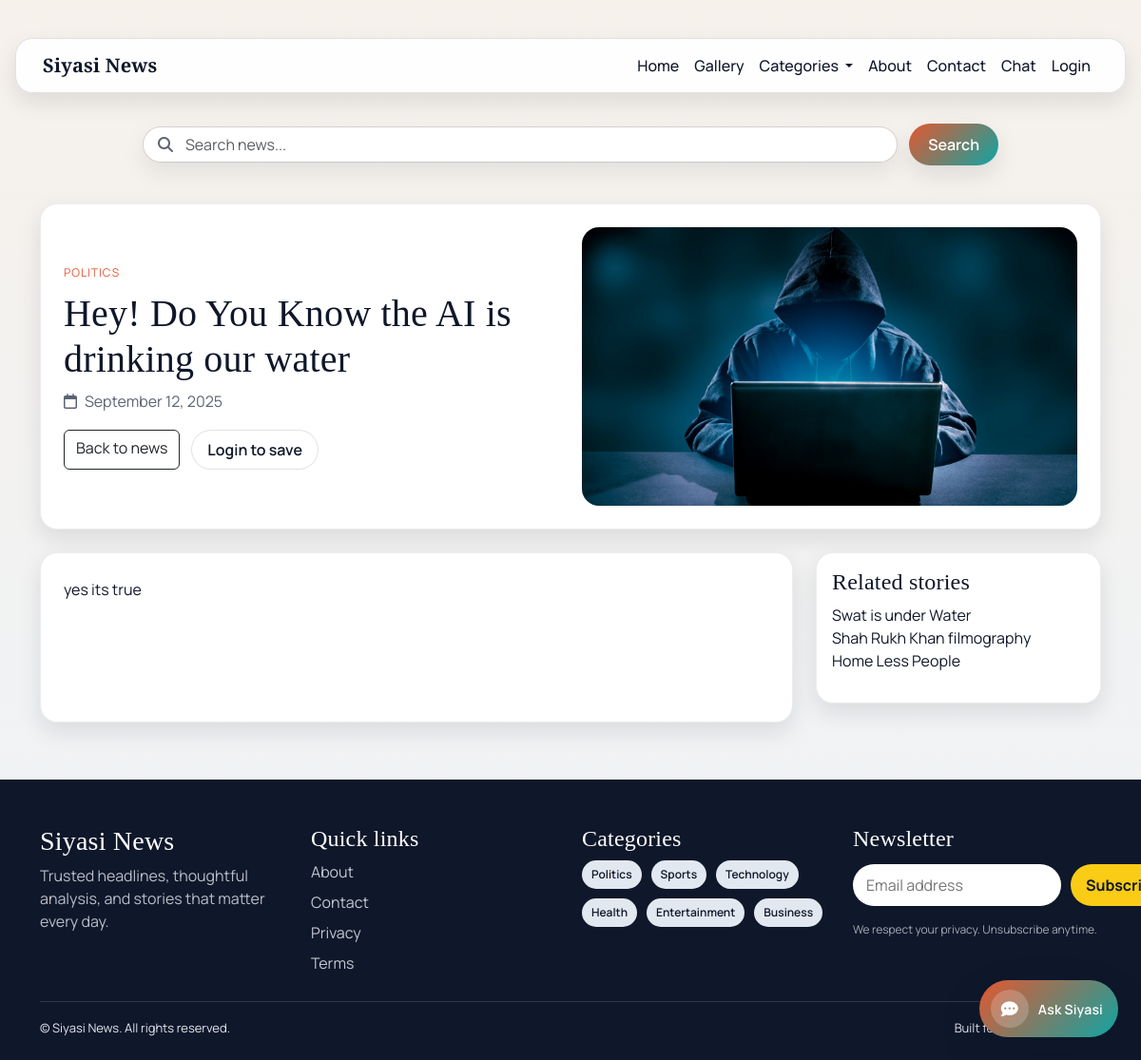
The app's page /article/4/ with its own data.
### News/models.py (models this page shows, shortened)
class NewsArticle(models.Model):
    categories = [
        ("Politics", "Politics"),
        ("Sports", "Sports"),
        ("Technology", "Technology"),
        ("Health", "Health"),
        ("Entertainment", "Entertainment"),
        ("Business", "Business"),
        ("World", "World"),
        ("Science", "Science"),
        ("Travel", "Travel"),
        ("Lifestyle", "Lifestyle"),
        ("Education", "Education"),
        ("Environment", "Environment"),
        ("Opinion", "Opinion"),
        ("Culture", "Culture"),
        ("Food", "Food"),
        ("Fashion", "Fashion"),
        ("History", "History"),
        ("Music", "Music"),
        ("Art", "Art"),
        ("Religion", "Religion"),
        ("Other", "Other"),
    ]
    title = models.CharField(max_length=200)
    content = HTMLField()
    images = models.ImageField(upload_to="news_images/", blank=True, null=True)
    published_at = models.DateTimeField(auto_now_add=True)
    category = models.CharField(max_length=50, choices=categories, default="Other")

### News/views.py (the view)
# urls.py: path('article/<int:pk>/', views.article_detail, name='article_detail'),
def article_detail(request, pk):
    article = get_object_or_404(NewsArticle, pk=pk)
    related_articles = NewsArticle.objects.filter(category__iexact=article.category).exclude(pk=pk).order_by("-published_at")[:6]
    is_saved = False
    if request.user.is_authenticated:
        is_saved = SavedArticle.objects.filter(user=request.user, article=article).exists()
    return render(request, "news/article_detail.html", {
        "article": article,
        "related_articles": related_articles,
        "is_saved": is_saved,
    })

### News/context_processors.py (called while the page is built)
def categories_processor(request):
    categories = [cat[0] for cat in NewsArticle.categories]
    return {'categories':categories}

### News/templates/news/article_detail.html
﻿{% extends 'news/base.html' %}
{% block content %}
<section class="article-hero">
  <div class="article-hero-grid">
    <div class="article-hero-text">
      <span class="article-category">{{ article.category }}</span>
      <h1>{{ article.title }}</h1>
      <p class="article-meta">
        <i class="fa-regular fa-calendar"></i>
        {{ article.published_at|date:"F d, Y" }}
      </p>
      <div class="article-actions">
        <a href="{% url 'home' %}" class="btn btn-outline-dark">Back to news</a>
        {% if user.is_authenticated %}
          <form method="post" action="{% url 'toggle_save_article' article.pk %}">
            {% csrf_token %}
            <input type="hidden" name="next" value="{{ request.path }}">
            <button type="submit" class="btn save-btn">
              {% if is_saved %}Saved{% else %}Save for later{% endif %}
            </button>
          </form>
        {% else %}
          <a href="{% url 'login' %}" class="btn save-btn">Login to save</a>
        {% endif %}
      </div>
    </div>
    <div class="article-hero-media">
      {% if article.images %}
        <img src="{{ article.images.url }}" alt="{{ article.title }}">
      {% else %}
        <div class="hero-placeholder">
          <i class="fa-regular fa-newspaper"></i>
          <span>No image available</span>
        </div>
      {% endif %}
    </div>
  </div>
</section>
<section class="article-body">
  <div class="article-content">
    {{ article.content|safe }}
  </div>
  <aside class="article-aside">
    <div class="sidebar-box">
      <h4>Related stories</h4>
      <ul class="list-unstyled">
        {% for item in related_articles %}
          <li><a href="{% url 'article_detail' item.pk %}">{{ item.title|truncatechars:60 }}</a></li>
        {% empty %}
          <li>No related stories yet.</li>
        {% endfor %}
      </ul>
    </div>
  </aside>
</section>
{% endblock %}

### News/static/News/css/style.css (style rules this page uses)
:root { --bg: #f6f1eb; --bg-2: #eef3f8; --ink: #0f172a; --muted: #5b6472; --accent: #e4572e; --accent-2: #0ea5a4; --card: #ffffff; --border: rgba(15, 23, 42, 0.12); --shadow-sm: 0 10px 24px rgba(15, 23, 42, 0.1); --shadow-lg: 0 18px 45px rgba(15, 23, 42, 0.16); --radius: 18px; }
* { box-sizing: border-box; }
img { max-width: 100%; height: auto; display: block; }
body { background: linear-gradient(180deg, var(--bg) 0%, var(--bg-2) 100%); color: var(--ink); font-family: 'Manrope', sans-serif; min-height: 100vh; overflow-x: hidden; }
h1, h2, h3, h4, .navbar-brand { font-family: 'Playfair Display', serif; letter-spacing: 0.2px; }
.sidebar-box { background: var(--card); padding: 16px; border-radius: var(--radius); box-shadow: var(--shadow-sm); margin-bottom: 20px; border: 1px solid rgba(15, 23, 42, 0.08); }
.article-hero { background: var(--card); border-radius: var(--radius); padding: 24px; box-shadow: var(--shadow-sm); border: 1px solid rgba(15, 23, 42, 0.08); margin-bottom: 24px; }
.article-hero-grid { display: grid; grid-template-columns: repeat(auto-fit, minmax(280px, 1fr)); gap: 24px; align-items: center; }
.article-category { display: inline-block; text-transform: uppercase; letter-spacing: 1px; font-size: 12px; color: var(--accent); margin-bottom: 10px; }
.article-meta { color: var(--muted); display: flex; gap: 8px; align-items: center; margin-bottom: 18px; }
.article-actions { display: flex; flex-wrap: wrap; gap: 12px; margin-top: 16px; }
.article-hero-media img { width: 100%; border-radius: var(--radius); aspect-ratio: 16 / 9; object-fit: cover; }
.save-btn { border-radius: 999px; border: 1px solid var(--border); background: #fff; color: var(--ink); padding: 8px 16px; font-weight: 600; }
.article-body { display: grid; grid-template-columns: minmax(0, 1fr) 300px; gap: 24px; margin-bottom: 40px; }
.article-content { background: var(--card); border-radius: var(--radius); padding: 24px; box-shadow: var(--shadow-sm); border: 1px solid rgba(15, 23, 42, 0.08); line-height: 1.8; }
.article-aside .sidebar-box a { text-decoration: none; color: var(--ink); }

### records on screen
NewsArticle: category "POLITICS", title "Hey! Do You Know the AI is drinking our water", published_at "September 12, 2025", images (picture), content "yes its true"
NewsArticle: title "Swat is under Water"
NewsArticle: title "Shah Rukh Khan filmography"
NewsArticle: title "Home Less People"

### other values on screen
{{ category }} "Politics" "Sports" "Technology" "Health" "Entertainment" "Business"
